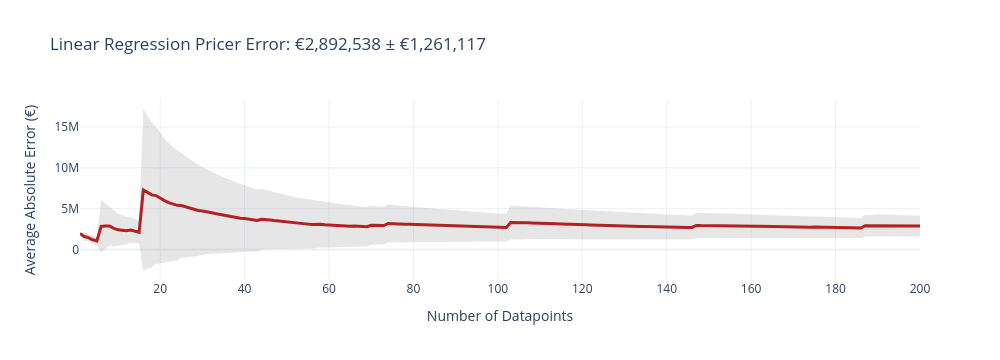
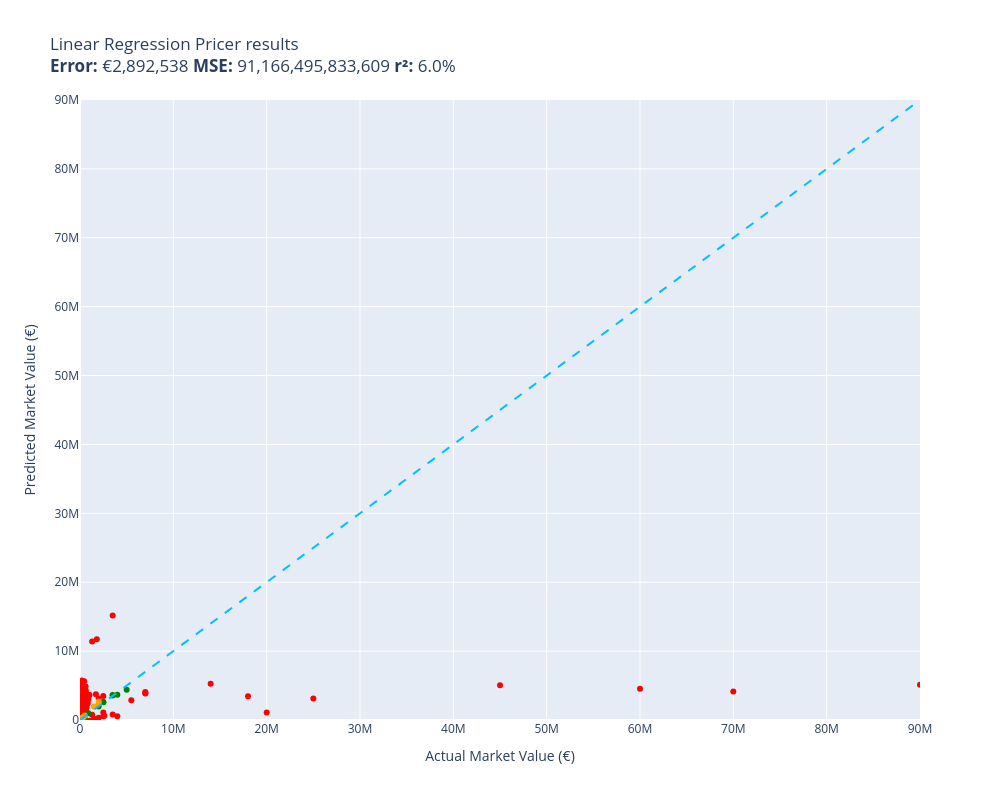

Write notebook code for charts like these, in order.
### Code cell
#5 Evaluate over unseen data
#   a. Define the function to re-construct the data

from types import SimpleNamespace

def make_baseline_test(df, feature_columns):
    return [
        SimpleNamespace(
            name=row["name"],
            value=row["market_value_in_eur"],
            features={col: row[col] for col in feature_columns},
        )
        for _, row in df.iterrows()
    ]

#   b. Reconstruct the test dataset to match with expected format
baseline_test = make_baseline_test(test_df, feature_columns)

#   c. Evaluate the model on top of unseen data
def linear_regression_pricer(item):
    features_df = pd.DataFrame([item.features])
    return model.predict(features_df)[0]

evaluate(linear_regression_pricer, baseline_test)   # evaluate() does the graph/error work, untouched

### Figure 1 — Plotly figure (JSON) as saved in the notebook; plotly's stock layout.template omitted (floating-point values rounded to 4 significant figures; data arrays with more than 128 entries replaced by an {"elided": "..."} marker saying what was removed)
{"data": [{"fill": "toself", "fillcolor": "rgba(128,128,128,0.2)", "hoverinfo": "skip", "line": {"color": "rgba(255,255,255,0)"}, "name": "95% CI", "showlegend": false, "type": "scatter", "x": {"elided": "400 int values"}, "y": {"elided": "400 float values"}}, {"customdata": {"elided": "200x1 float values"}, "hovertemplate": "n=%{x}<br>Avg Error=€%{y:,.0f}<br>±95% CI=€%{customdata[0]:,.0f}<extra></extra>", "line": {"color": "firebrick", "width": 3}, "mode": "lines", "name": "Cumulative Avg Error", "type": "scatter", "x": {"elided": "200 int values"}, "y": {"elided": "200 float values"}}], "layout": {"height": 360, "showlegend": false, "title": {"text": "Linear Regression Pricer Error: €2,892,538 ± €1,261,117"}, "width": 1000, "xaxis": {"title": {"text": "Number of Datapoints"}}, "yaxis": {"title": {"text": "Average Absolute Error (€)"}}}}

### Figure 2 — Plotly figure (JSON) as saved in the notebook; plotly's stock layout.template omitted (floating-point values rounded to 4 significant figures; data arrays with more than 128 entries replaced by an {"elided": "..."} marker saying what was removed)
{"data": [{"customdata": {"elided": "177x1 str values"}, "hovertemplate": "%{customdata[0]}<extra></extra>", "legendgroup": "red", "marker": {"color": "red", "size": 6, "symbol": "circle"}, "mode": "markers", "name": "red", "orientation": "v", "showlegend": true, "type": "scatter", "x": {"elided": "177 float values"}, "xaxis": "x", "y": {"elided": "177 float values"}, "yaxis": "y"}, {"customdata": [["Edoardo Goldaniga\nGuess=€1,959,695 Actual=€2,000,000"], ["Kaká\nGuess=€92,580 Actual=€100,000"], ["Jota\nGuess=€4,381,171 Actual=€5,000,000"], ["Melih İbrahimoğlu\nGuess=€2,575,148 Actual=€2,500,000"], ["Leonardo Ramos\nGuess=€197,645 Actual=€175,000"], ["Ivica Olic\nGuess=€309,513 Actual=€300,000"], ["Joël Monteiro\nGuess=€3,611,383 Actual=€3,500,000"], ["Ali Crawford\nGuess=€189,649 Actual=€200,000"], ["Veldin Hodza\nGuess=€3,661,668 Actual=€4,000,000"], ["Matheus Alexandre\nGuess=€973,139 Actual=€900,000"], ["Matheus Pereira\nGuess=€2,624,325 Actual=€2,500,000"], ["Andi Renja\nGuess=€179,901 Actual=€175,000"], ["Josué Kongolo\nGuess=€3,573,999 Actual=€3,500,000"], ["Eric Lanini\nGuess=€501,767 Actual=€450,000"]], "hovertemplate": "%{customdata[0]}<extra></extra>", "legendgroup": "green", "marker": {"color": "green", "size": 6, "symbol": "circle"}, "mode": "markers", "name": "green", "orientation": "v", "showlegend": true, "type": "scatter", "x": [2000000.0, 100000.0, 5000000.0, 2500000.0, 175000.0, 300000.0, 3500000.0, 200000.0, 4000000.0, 900000.0, 2500000.0, 175000.0, 3500000.0, 450000.0], "xaxis": "x", "y": [1960000.0, 92580.0, 4381000.0, 2575000.0, 197600.0, 309500.0, 3611000.0, 189600.0, 3662000.0, 973100.0, 2624000.0, 179900.0, 3574000.0, 501800.0], "yaxis": "y"}, {"customdata": [["Douglas Coutinho\nGuess=€412,805 Actual=€350,000"], ["Sinan Bytyqi\nGuess=€641,554 Actual=€500,000"], ["Simon Olsson\nGuess=€2,448,657 Actual=€2,000,000"], ["Aleksandar Cirkovic\nGuess=€2,676,130 Actual=€2,000,000"], ["Nemanja Radoja\nGuess=€1,960,950 Actual=€1,500,000"], ["Armand Traoré\nGuess=€145,855 Actual=€200,000"], ["Philip Hellqvist\nGuess=€233,030 Actual=€175,000"], ["Philip Rejnhold\nGuess=€379,374 Actual=€300,000"], ["Rikito Inoue\nGuess=€475,245 Actual=€400,000"]], "hovertemplate": "%{customdata[0]}<extra></extra>", "legendgroup": "orange", "marker": {"color": "orange", "size": 6, "symbol": "circle"}, "mode": "markers", "name": "orange", "orientation": "v", "showlegend": true, "type": "scatter", "x": [350000.0, 500000.0, 2000000.0, 2000000.0, 1500000.0, 200000.0, 175000.0, 300000.0, 400000.0], "xaxis": "x", "y": [412800.0, 641600.0, 2449000.0, 2676000.0, 1961000.0, 145900.0, 233000.0, 379400.0, 475200.0], "yaxis": "y"}, {"hoverinfo": "skip", "line": {"color": "deepskyblue", "dash": "dash", "width": 2}, "mode": "lines", "name": "y = x", "showlegend": false, "type": "scatter", "x": [0, 90000000], "y": [0, 90000000]}], "layout": {"height": 800, "legend": {"title": {"text": "color"}, "tracegroupgap": 0}, "showlegend": false, "title": {"text": "Linear Regression Pricer results<br><b>Error:</b> €2,892,538 <b>MSE:</b> 91,166,495,833,609 <b>r²:</b> 6.0%"}, "width": 1000, "xaxis": {"anchor": "y", "domain": [0, 1], "range": [0, 90000000], "title": {"text": "Actual Market Value (€)"}}, "yaxis": {"anchor": "x", "domain": [0, 1], "range": [0, 90000000], "title": {"text": "Predicted Market Value (€)"}}}}
